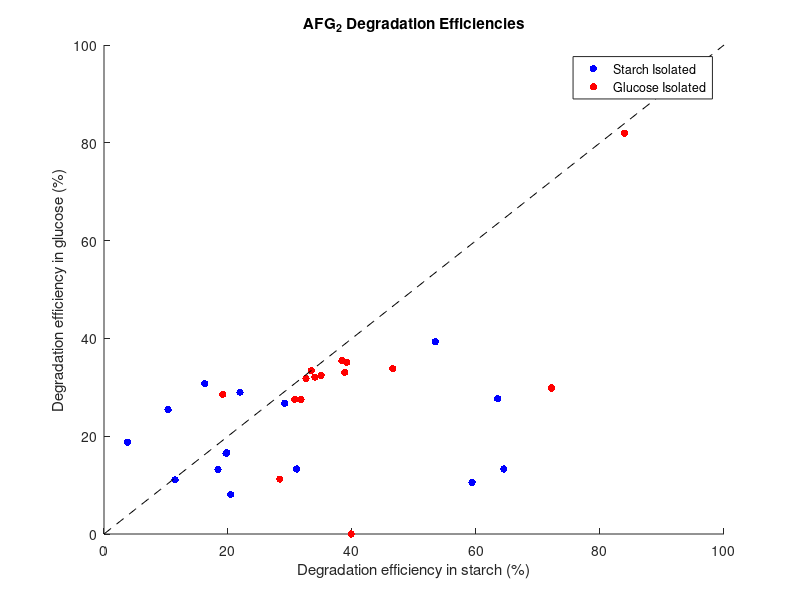
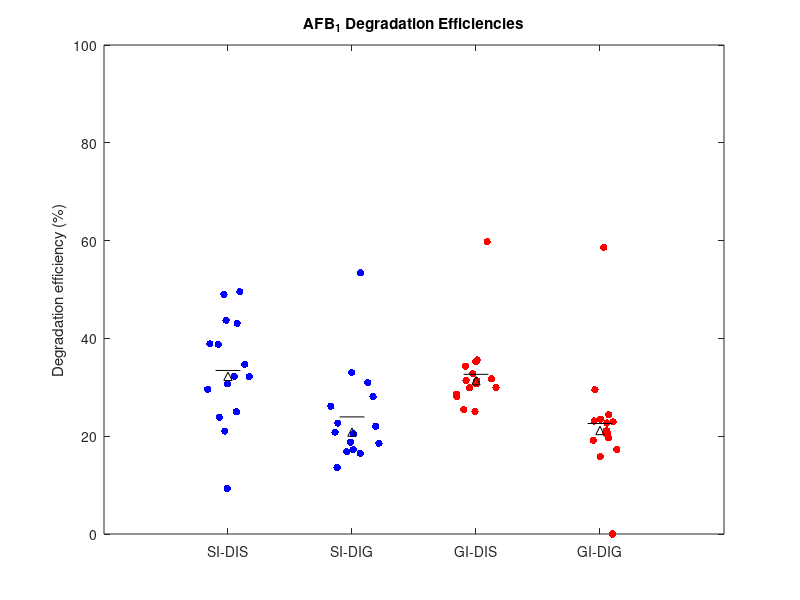
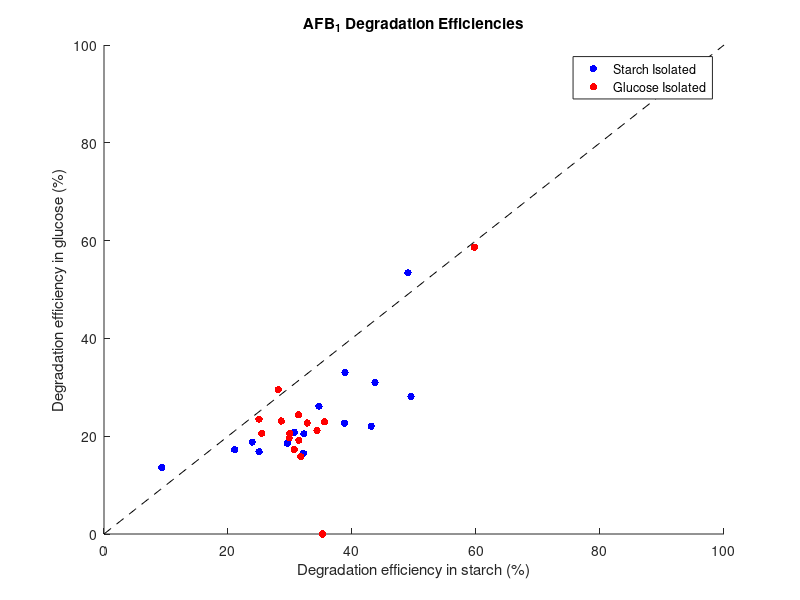
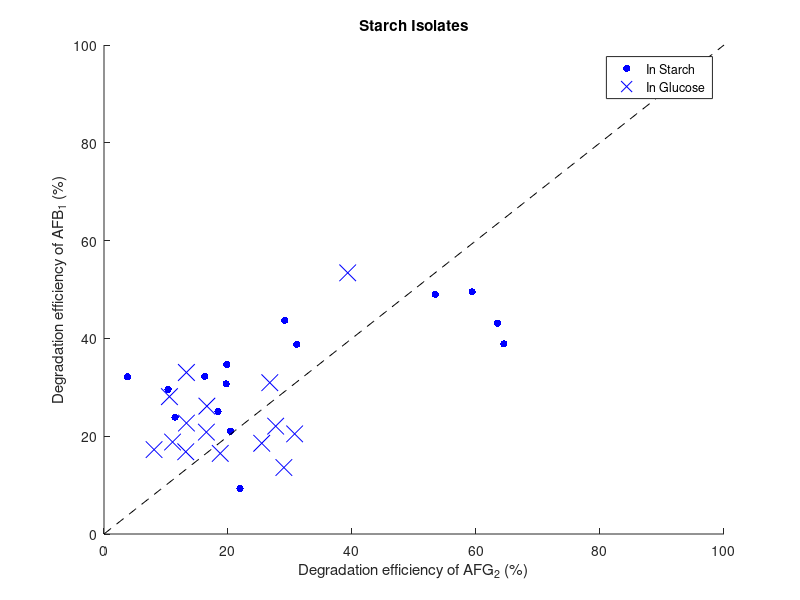

Reproduce these figures in MATLAB, in order.
clear

GI_all = [33.81 0 35.12 33.065 27.51 11.24 31.845 27.53 32.095 33.39 81.945 32.44 28.57 29.86 35.45 12.56 29.545 10.6 12.665 18.45 18 21.25 20.535 22.23 12.24 20.115 8.665 19.555 8.96 2.25 14.68 7.825 16.61 32.585 36.28 1.115 18.565 26.925 41.895 4.995 29.505 4.765 4.885 9.51 28.105 20.095 6.975 5.77 10.6 13.015 32.375 19.73 3.14 29.99 4.98];
SI_all = [63.48 10.345 19.69 19.805 29.145 21.935 3.79 11.455 20.415 16.24 31.08 18.395 53.44 45.275 43.15 46.67 43.42 59.37 64.495 49.395 40.92 41.515 37.26 47.25 38.1];

SI_DIS = [63.48
10.345
19.69
19.805
29.145
21.935
3.79
11.455
20.415
16.24
31.08
18.395
53.44
59.37
64.495];
SI_DIG = [27.69
25.44
16.51
16.595
26.74
29.01
18.75
11.06
8.075
30.75
13.295
13.185
39.31
10.555
13.29];
GI_DIS = [46.575
39.88
39.135
38.835
31.785
28.355
32.58
30.745
34.015
33.425
83.96
35.015
19.15
72.175
38.37
];
GI_DIG = [33.81
0
35.12
33.065
27.51
11.24
31.845
27.53
32.095
33.39
81.945
32.44
28.57
29.86
35.45
];

%SI_DIG_n = [43.81 42.775 47.805 44.01 54.015 49.61 41.39 47.285 44.295 46.515 39.285 44.92];


jt = 0.1;
figure (7)
plot(1+jt*randn(1,length(SI_all)),SI_all,'b.','MarkerSize',16) % plot jittered data points
hold on
plot([1-jt, 1+jt], mean(SI_all)*[1,1],'k') % mark mean
plot(1, median(SI_all),'k^') % mark median
plot(2+jt*randn(1,length(SI_DIG)),SI_DIG,'b.','MarkerSize',16) % plot jittered data points
plot([2-jt, 2+jt], mean(SI_DIG)*[1,1],'k') % mark mean
plot(2, median(SI_DIG),'k^') % mark median
plot(3+jt*randn(1,length(GI_DIS)),GI_DIS,'r.','MarkerSize',16) % plot jittered data points
plot([3-jt, 3+jt], mean(GI_DIS)*[1,1],'k') % mark mean
plot(3, median(GI_DIS),'k^') % mark median
plot(4+jt*randn(1,length(GI_all)),GI_all,'r.','MarkerSize',16) % plot jittered data points
plot([4-jt, 4+jt], mean(GI_all)*[1,1],'k') % mark mean
plot(4, median(GI_all),'k^') % mark median
set(gca,'XTick',[1 2 3 4],'XTickLabel',{'SI-DIS','SI-DIG','GI-DIS','GI-DIG'})
ylabel('Degradation efficiency (%)')
title('AFG_2 Degradation Efficiencies')
xlim([0 5])
ylim([0 100])

figure(2)
hold on
plot(SI_DIS, SI_DIG, 'b.', 'MarkerSize',16)
plot(GI_DIS, GI_DIG, 'r.', 'MarkerSize', 16)
x = linspace(0,100);
y = linspace(0,100);
plot(x, y, 'k--');
xlabel('Degradation efficiency in starch (%)')
ylabel('Degradation efficiency in glucose (%)')
xlim([0 100])
ylim([0 100])
legend('Starch Isolated', 'Glucose Isolated')
title('AFG_2 Degradation Efficiencies')
hold off


% compare SI_DIS and SI_DIG
pSS_SG = ranksum(SI_all,SI_DIG)
% compare SI_DIS and GI_DIS
pSS_GS = ranksum(SI_all,GI_DIS)
% compare SI_DIS and GI_DIG
pSS_GG = ranksum(SI_all,GI_all)
% compare SI_DIG and GI_DIS
pSG_GS = ranksum(SI_DIG,GI_DIS)
% compare SI_DIG and GI_DIG
pSG_GG = ranksum(SI_DIG,GI_all)
% compare GI_DIS and GI_DIG
pGS_GG = ranksum(GI_DIS,GI_all)

%% AFB1

SI_DISb = [43.095
29.58
30.69
34.67
43.705
9.32
32.17
23.895
21.055
32.24
38.8
25.015
49.02
49.52
38.88];
SI_DIGb = [22.055
18.555
20.835
26.15
30.945
13.595
16.48
18.805
17.255
20.475
22.685
16.815
53.405
28.09
33.03];
GI_DISb = [35.58
35.26
30.685
34.35
32.765
28.595
29.96
25
25.43
31.35
59.755
31.435
31.715
28.1
29.865];
GI_DIGb = [22.93
0
17.27
21.165
22.7
23.105
20.605
23.5
20.565
24.37
58.625
19.185
15.84
29.5
19.645];

jt = 0.1;
figure (3)
plot(1+jt*randn(1,length(SI_DISb)),SI_DISb,'b.','MarkerSize',16) % plot jittered data points
hold on
plot([1-jt, 1+jt], mean(SI_DISb)*[1,1],'k') % mark mean
plot(1, median(SI_DISb),'k^') % mark median
plot(2+jt*randn(1,length(SI_DIGb)),SI_DIGb,'b.','MarkerSize',16) % plot jittered data points
plot([2-jt, 2+jt], mean(SI_DIGb)*[1,1],'k') % mark mean
plot(2, median(SI_DIGb),'k^') % mark median
plot(3+jt*randn(1,length(GI_DISb)),GI_DISb,'r.','MarkerSize',16) % plot jittered data points
plot([3-jt, 3+jt], mean(GI_DISb)*[1,1],'k') % mark mean
plot(3, median(GI_DISb),'k^') % mark median
plot(4+jt*randn(1,length(GI_DIGb)),GI_DIGb,'r.','MarkerSize',16) % plot jittered data points
plot([4-jt, 4+jt], mean(GI_DIGb)*[1,1],'k') % mark mean
plot(4, median(GI_DIGb),'k^') % mark median
set(gca,'XTick',[1 2 3 4],'XTickLabel',{'SI-DIS','SI-DIG','GI-DIS','GI-DIG'})
ylabel('Degradation efficiency (%)')
title('AFB_1 Degradation Efficiencies')
xlim([0 5])
ylim([0 100])

figure(4)
hold on
plot(SI_DISb, SI_DIGb, 'b.', 'MarkerSize',16)
plot(GI_DISb, GI_DIGb, 'r.', 'MarkerSize', 16)
x = linspace(0,100);
y = linspace(0,100);
plot(x, y, 'k--');
xlabel('Degradation efficiency in starch (%)')
ylabel('Degradation efficiency in glucose (%)')
xlim([0 100])
ylim([0 100])
legend('Starch Isolated', 'Glucose Isolated')
title('AFB_1 Degradation Efficiencies')
hold off
% 
% 
% compare SI_DIS and SI_DIG
pSS_SG = ranksum(SI_DISb,SI_DIGb)
% compare SI_DIS and GI_DIS
pSS_GS = ranksum(SI_DISb,GI_DISb)
% compare SI_DIS and GI_DIG
pSS_GG = ranksum(SI_DISb,GI_DIGb)
% compare SI_DIG and GI_DIS
pSG_GS = ranksum(SI_DIGb,GI_DISb)
% compare SI_DIG and GI_DIG
pSG_GG = ranksum(SI_DIGb,GI_DIGb)
% compare GI_DIS and GI_DIG
pGS_GG = ranksum(GI_DISb,GI_DIGb)

%% G2 vs B1

figure(5)
hold on
plot(SI_DIS, SI_DISb, 'b.', 'MarkerSize',16)
plot(SI_DIG, SI_DIGb, 'bx', 'MarkerSize', 12)
x = linspace(0,100);
y = linspace(0,100);
plot(x, y, 'k--');
xlabel('Degradation efficiency of AFG_2 (%)')
ylabel('Degradation efficiency of AFB_1 (%)')
xlim([0 100])
ylim([0 100])
legend('In Starch', 'In Glucose')
title('Starch Isolates')
hold off

figure(6)  
hold on
plot(GI_DIS, GI_DISb, 'r.', 'MarkerSize',16)
plot(GI_DIG, GI_DIGb, 'rx', 'MarkerSize', 12)
x = linspace(0,100);
y = linspace(0,100);
plot(x, y, 'k--');
xlabel('Degradation efficiency of AFG_2 (%)')
ylabel('Degradation efficiency of AFB_1 (%)')
xlim([0 100])
ylim([0 100])
legend('In Starch', 'In Glucose')
title('Glucose Isolates')
hold off